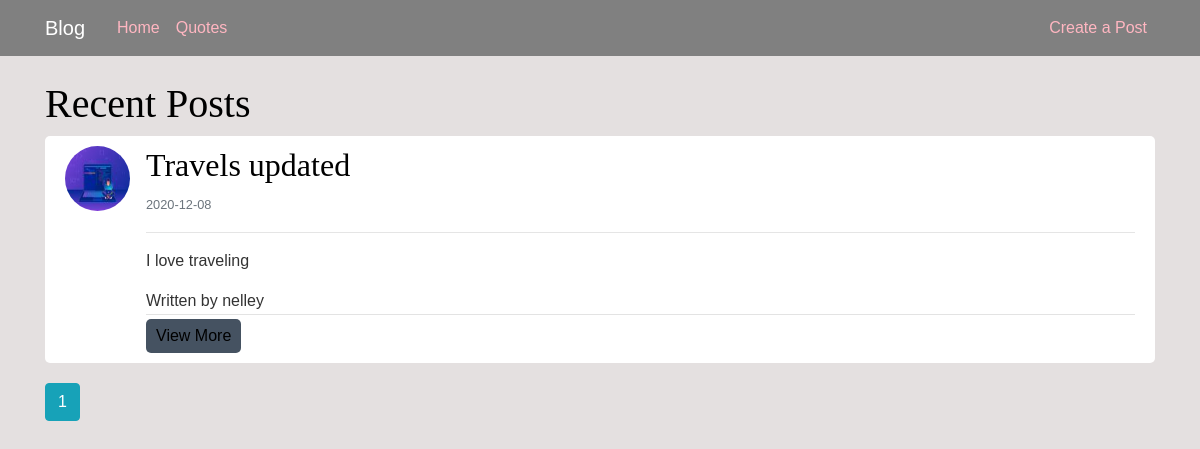
Page /home on the earlier database version.
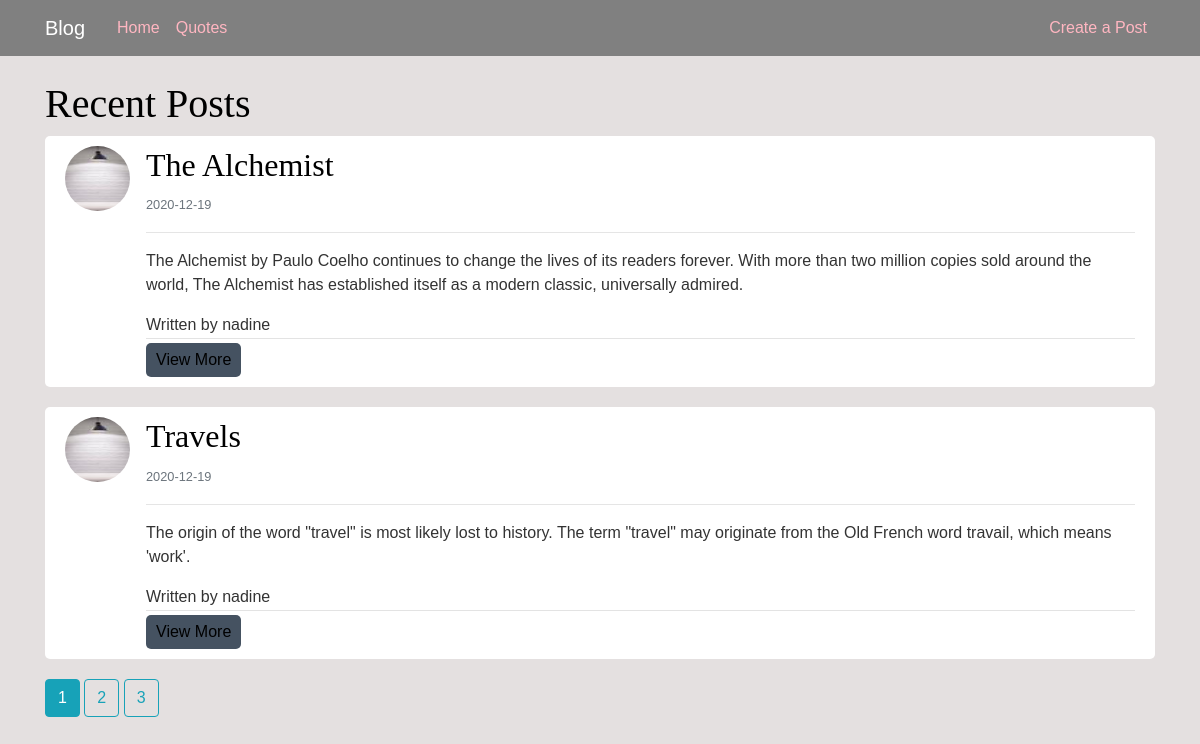
Same page on the later database version.
### app/models.py (models this page shows, shortened)
class Post(db.Model):
    id = db.Column(db.Integer, primary_key=True)
    title = db.Column(db.String(100), nullable=False)
    date_posted = db.Column(db.DateTime, nullable=False, default=datetime.utcnow)
    content = db.Column(db.Text, nullable=False)
    user_id = db.Column(db.Integer, db.ForeignKey('user.id'), nullable=False)

class User(db.Model,UserMixin):
    id = db.Column(db.Integer, primary_key=True)
    username = db.Column(db.String(20), unique=True, nullable=False)
    email = db.Column(db.String(100), unique=True, nullable=False)
    image_file = db.Column(db.String(20), nullable=False, default='default.jpg')
    password = db.Column(db.String(60), nullable=False)
    posts = db.relationship('Post', backref='author', lazy=True)

### app/routes.py (the view)
@app.route('/home')
def home():
    page = request.args.get('page', 1, type=int)
    posts = Post.query.order_by(Post.date_posted.desc()).paginate(page=page, per_page=2)
    return render_template('home.html',posts=posts)

### app/templates/home.html (shortened to what this page needs)
{% extends "layout.html" %}
{% block content %}
<h1>Recent Posts</h1>
    {% for post in posts.items %}
        <article class="media content-section">
          <img class="rounded-circle article-img" src="{{ url_for('static', filename='profile_pics/' + post.author.image_file) }}">
          <div class="media-body">
            <h2><a class="article-title">{{ post.title }}</a></h2>
            <small class="text-muted">{{ post.date_posted.strftime('%Y-%m-%d') }}</small><hr>
            <p class="article-content">{{ post.content }}</p>
            <div class="article-metadata">
              <a class="mr-2"> Written by {{ post.author.username }}</a>
            </div>
            <button style="border: none;outline: none;padding: 5px 10px;background-color: #455261;border-radius: 5px;cursor: pointer;"> <a href ="{{url_for ('post',post_id = post.id)}}"style="color: black;text-decoration: none;">View More</a></button>
          </div>
        </article>
        {% endfor %}
        {% for page_num in posts.iter_pages(left_edge=1, right_edge=1, left_current=1, right_current=2) %}
      {% if page_num %}
        {% if posts.page == page_num %}
          <a class="btn btn-info mb-4" href="{{ url_for('home', page=page_num) }}">{{ page_num }}</a>
        {% else %}
          <a class="btn btn-outline-info mb-4" href="{{ url_for('home', page=page_num) }}">{{ page_num }}</a>
        {% endif %}
      {% else %}
        ...
      {% endif %}
    {% endfor %}
{% endblock content %}

### app/templates/layout.html (shortened to what this page needs)
<!DOCTYPE html>
<html>
<head>
    <link rel="stylesheet" href="https://maxcdn.bootstrapcdn.com/bootstrap/4.0.0/css/bootstrap.min.css">
</head>
<body>
    <header class="site-header">
      <nav class="navbar navbar-expand-md navbar-dark bg-steel fixed-top">
        <div class="container">
          <a class="navbar-brand mr-4" href="/">Blog</a>
          <div class="collapse navbar-collapse" id="navbarToggle">
            <div class="navbar-nav mr-auto">
              <a class="nav-item nav-link" href="{{ url_for('home') }}">Home</a>
              <a class="nav-item nav-link" href="{{ url_for('quote') }}">Quotes</a>
            </div>
            <div class="navbar-nav">
              {% if current_user.is_authenticated %}
                <a class="nav-item nav-link" href="{{ url_for('new_post') }}">Create Post</a>
                <a class="nav-item nav-link" href="{{ url_for('account') }}">My Account</a>
                <a class="nav-item nav-link" href="{{ url_for('logout') }}">Logout</a>
              {% else %}
              <a class="nav-item nav-link" href="/login">Create a Post</a>
              {% endif %}
            </div>
          </div>
        </div>
      </nav>
    </header>
    <main role="main" class="container">
        <div class="row">
          <div class="col-md-12">
            {% block content %}{% endblock %}
          </div>
          </div>
          </main>
</body>
</html>

### app/templates/layout.html (style rules this page uses)
body { background: rgb(228, 224, 224); color: #333333; margin-top: 5rem; font-family: 'Ubuntu', sans-serif; }
h1, h2, h3, h4, h5, h6 { font-family: 'Lobster Two', cursive; font-weight: 400; color: black; }
.bg-steel { background-color: gray; }
.site-header .navbar-nav .nav-link { color: lightpink; }
.content-section { background: #ffffff; padding: 10px 20px; border-radius: 5px; margin-bottom: 20px; }
.article-title { color: #444444; }
.article-content { white-space: pre-line; }
.article-img { height: 65px; width: 65px; margin-right: 16px; }
.article-metadata { padding-bottom: 1px; margin-bottom: 4px; border-bottom: 1px solid #e3e3e3 }

Differences in the rows shown:
no longer on this page (row unchanged): Post: image_file (picture), title "Travels updated", date_posted "2020-12-08", content "I love traveling", author.username "nelley"
added Post: image_file (picture), title "The Alchemist", date_posted "2020-12-19", content "The Alchemist by Paulo Coelho continues to change the lives of its readers forever. With more than two million copies sold around the world, The Alchemist has established itself as a modern classic, universally admired.", author.username "nadine"
added Post: image_file (picture), title "Travels", date_posted "2020-12-19", content "The origin of the word \"travel\" is most likely lost to history. The term \"travel\" may originate from the Old French word travail, which means 'work'.", author.username "nadine"
Other differences:
new list line: "2"
new list line: "3"
